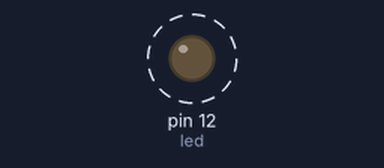
Bench run of a sketch on a simulated Arduino Uno, built with avr-gcc and run on an emulated ATmega328P. On the bench: output pins drawn as LEDs (lit = HIGH). Dashed ring = blinking.

Above: at 0.19 s.
Timing chart, 0 to 3.5 s (numbered marks = the images above):
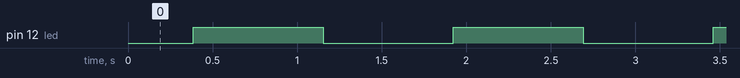

The sketch:

Project_02_LED_Breathing.ino
```cpp
#define led 12

void setup() {
  pinMode(led, OUTPUT);
}

void loop() {
  // For loop statement increments the value of
  // brightness variable from 0 to 255, by +1 and then
  // once the value reached 255 it exits the loop
  for (int brightness = 0; brightness < 255; brightness++) {
    // PWM output controls the brightness of the LED
    // based on the value of the brightness variable
    analogWrite(led, brightness);
    delay(3);
  }

  // For loop statement decrements the value of
  // brightness variable from 255 until 0, by -1 and
  // once the value reached 0 it exits the loop
  for (int brightness = 255; brightness > 0; brightness--) {
    analogWrite(led, brightness);
    delay(3);
  }
}
```

Measured:
- by itself, pin 12 (led): alternates HIGH for 0.77 s and LOW for 0.77 s
